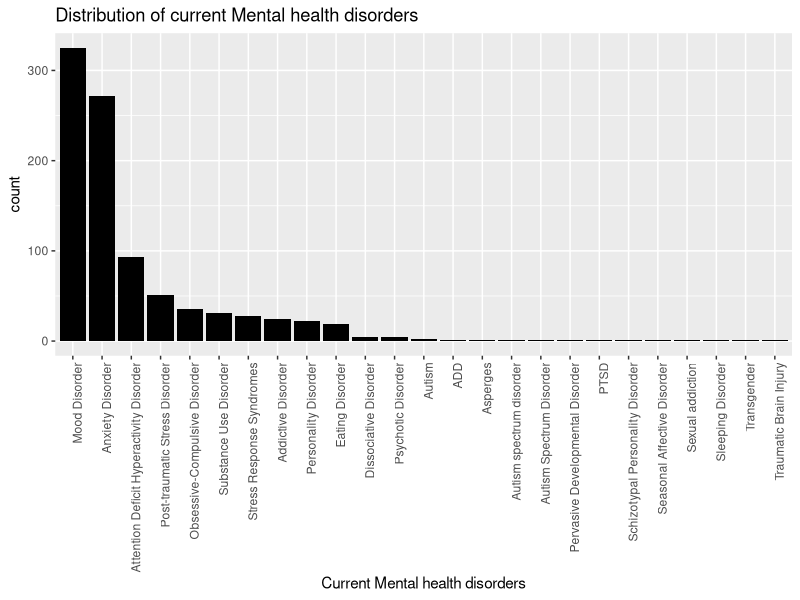
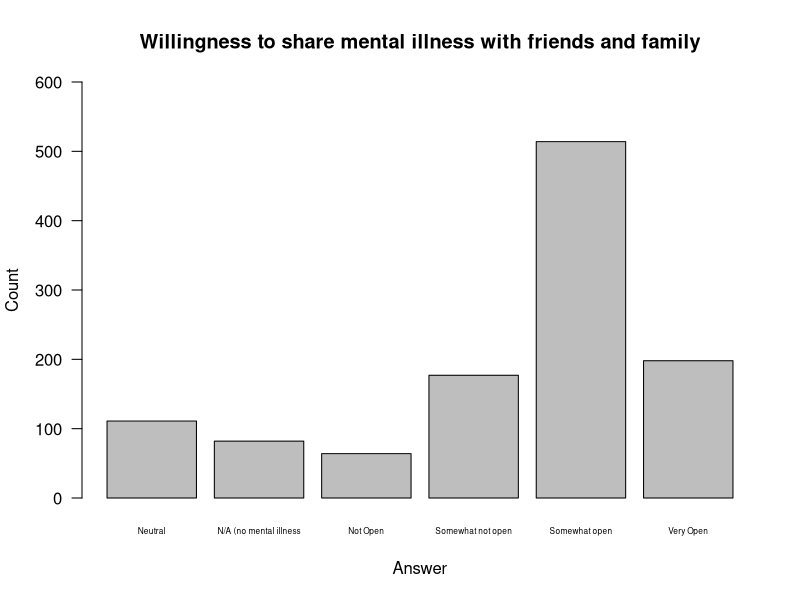
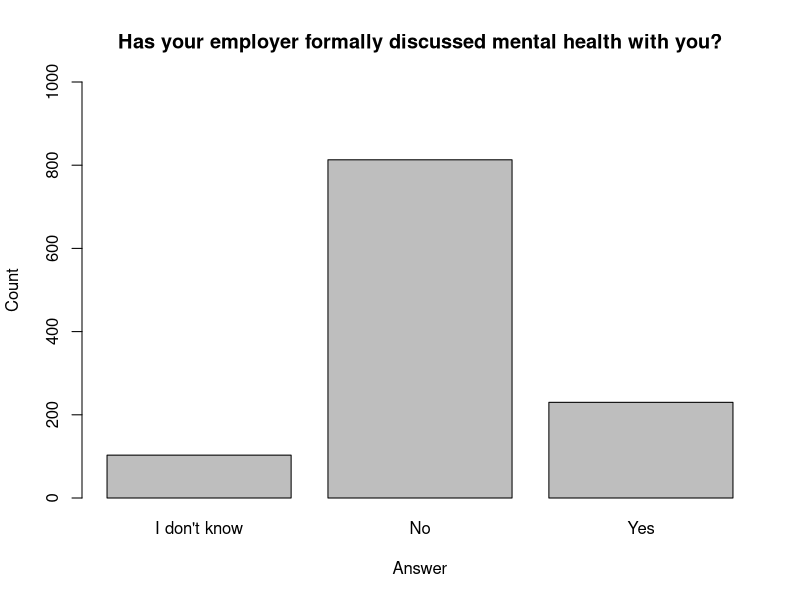
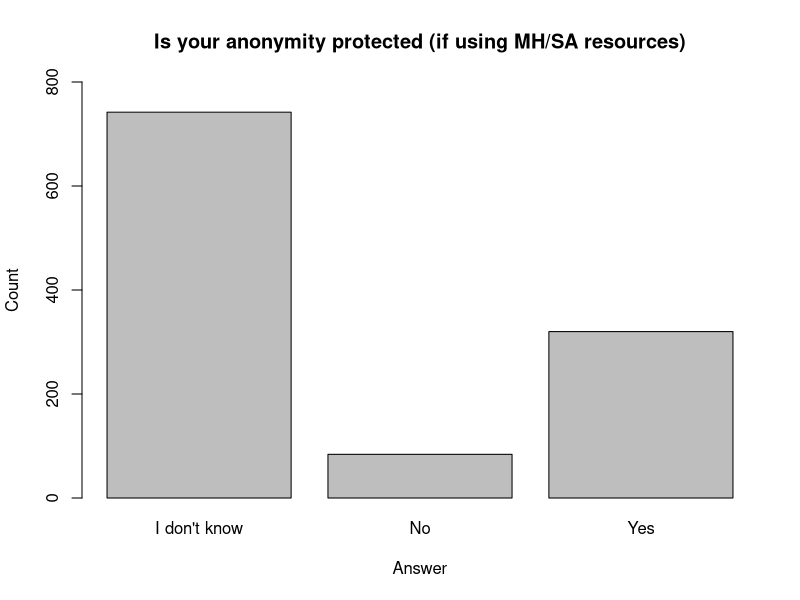
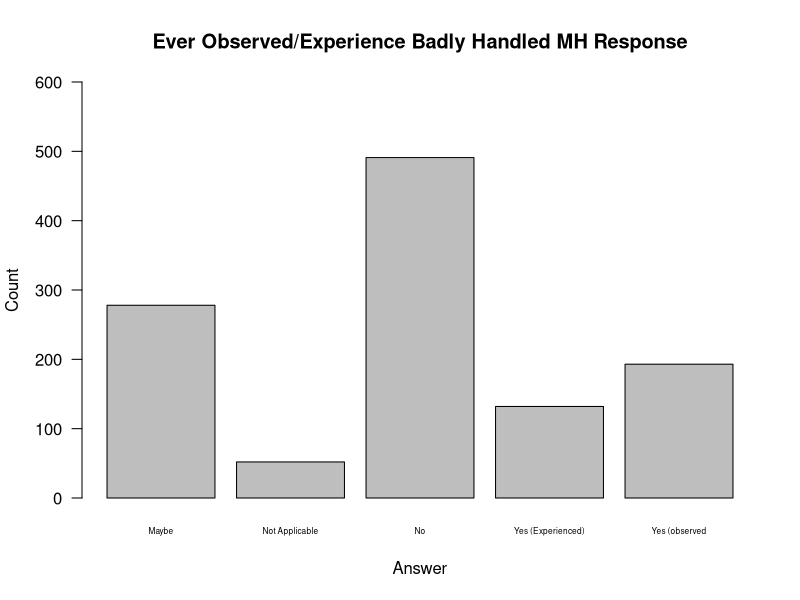
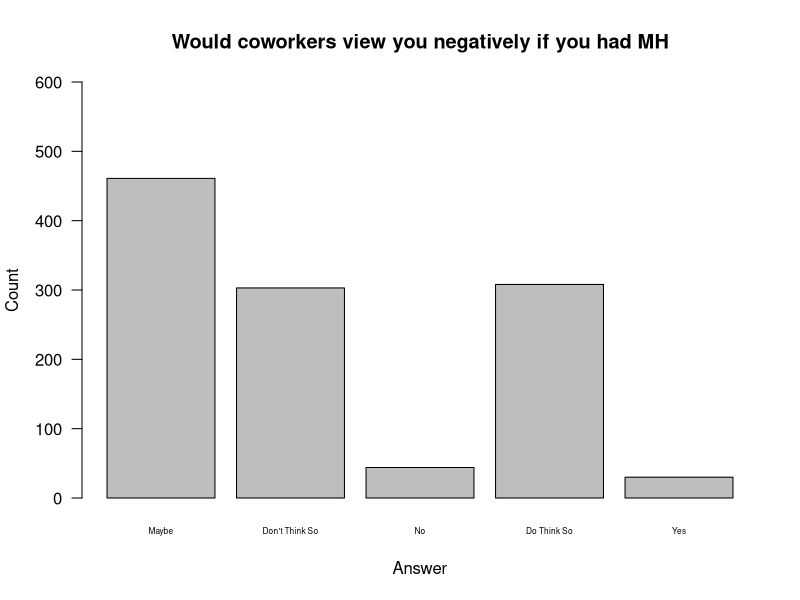
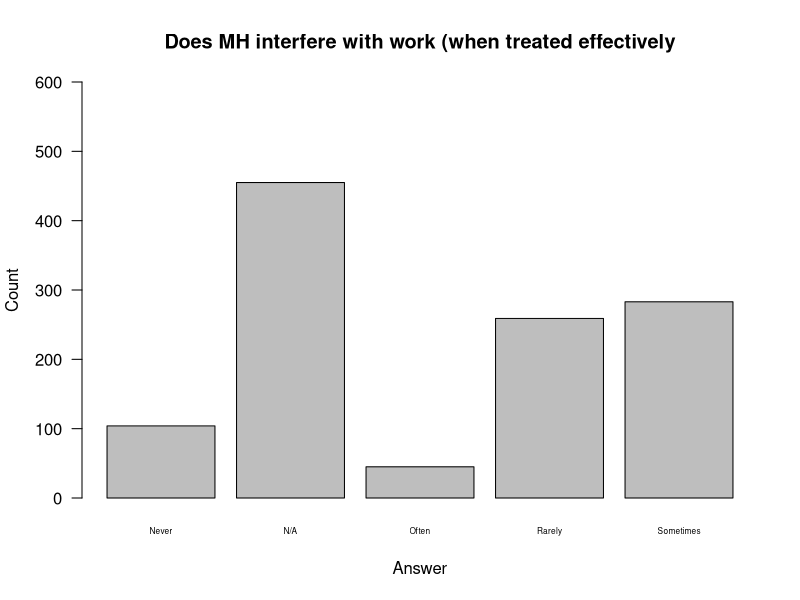
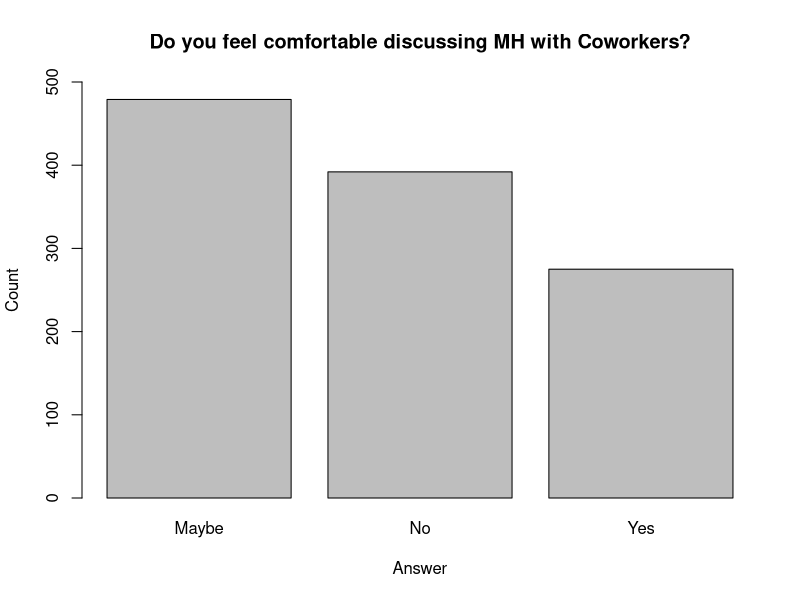

Recreate these plots in R, in order.
library(dplyr)
library(tidyr)
library(ggplot2)
health <- read.csv("mentalsurvey_clean.csv")
tmp = health %>% separate(mhd, 
                          sep = '\\|',
                          c('mhd_1', 'mhd_2', 'mhd_3', 'mhd_4', 'mhd_5',
                            'mhd_6', 'mhd_7', 'mhd_8', 'mhd_9'),
                          fill = 'right')


chk = tmp %>% select(matches('mhd_[1-9]'))
chk
# tmp2 = tmp %>% select(matches('mhd_[1-9]')) %>% mutate_all(.funs = 'as.factor')
# View(tmp2)

comb = as.vector(t(chk))
comb
comb1 = comb[comb != ""&!is.na(comb)]
comb1

disorders=sapply(strsplit(comb1, split = " \\("), `[`, 1)
dataf <- as.data.frame(matrix(disorders))
subdataf <- subset(dataf, disorders != "I haven\'t been formally diagnosed, so I felt uncomfortable answering, but Social Anxiety and Depression.")

View(subdataf)

reorder_size <- function(x) {
  factor(x, levels = names(sort(table(x), decreasing = TRUE)))
}

p <- ggplot(data=subdataf, aes(x = reorder_size(V1)))+
  geom_bar(fill = 'black')+
  theme(axis.text.x = element_text(angle = 90, hjust = 1))

p+xlab("Current Mental health disorders")+ggtitle("Distribution of current Mental health disorders")

count_disorder <-data.frame(count(subdataf, V1, sort = TRUE))
View(count_disorder)

#combi = na.action(comb,rm)

# tmp2 %>% select(matches('mhd_[1-9]')) %>% str()
# tmp_newrow = tmp2 %>% unite(disorders,sep = '',remove =TRUE)
# View(tmp_newrow)

# typeof(health$mhd)
# tmp1 = separate_rows(health,mhd,sep = '\\|')
# tmp4 = as.character(health$mhd)
# tmp3 = strsplit(tmp4, "\\|")
# tmp3

#Do a table showing answers to question: "How many employees does your company or organization have"
table(health$How.many.employees.does.your.company.or.organization.have)

#Do a table showing answers to question: "How willing would you be to share with friends and family that you have a mental illness?"
table(health$How.willing.would.you.be.to.share.with.friends.and.family.that.you.have.a.mental.illness.)
#Do a barplot showing answers to question: ""How willing would you be to share with friends and family that you have a mental illness?"
barplot(table(health$How.willing.would.you.be.to.share.with.friends.and.family.that.you.have.a.mental.illness.), main = "Willingness to share mental illness with friends and family", names.arg=c("Neutral", "N/A (no mental illness", "Not Open", "Somewhat not open", "Somewhat open", "Very Open"), xlab = "Answer", ylab = "Count", ylim=c(0,600), las = 1, cex.names=0.5)

#Do a table showing answers to question: "Has your employer ever formally discussed mental health (for example, as part of a wellness campaign or other official communication)?"
table(health$Has.your.employer.ever.formally.discussed.mental.health..for.example..as.part.of.a.wellness.campaign.or.other.official.communication..)
#Do a barplot showing answers to question: "Has your employer ever formally discussed mental health (for example, as part of a wellness campaign or other official communication)?"
barplot(table(health$Has.your.employer.ever.formally.discussed.mental.health..for.example..as.part.of.a.wellness.campaign.or.other.official.communication..), main = "Has your employer formally discussed mental health with you?", xlab = "Answer", ylab = "Count", ylim=c(0,1000))

#Do a table showing answers to question: "Is your anonymity protected if you choose to take advantage of mental health or substance abuse treatment resources provided by your employer?"
table(health$Is.your.anonymity.protected.if.you.choose.to.take.advantage.of.mental.health.or.substance.abuse.treatment.resources.provided.by.your.employer.)
#Do a barplot showing answers to question: "Is your anonymity protected if you choose to take advantage of mental health or substance abuse treatment resources provided by your employer?"
barplot(table(health$Is.your.anonymity.protected.if.you.choose.to.take.advantage.of.mental.health.or.substance.abuse.treatment.resources.provided.by.your.employer.), main = "Is your anonymity protected (if using MH/SA resources)", xlab = "Answer", ylab = "Count", ylim=c(0,800))

#Do a table showing answers to question: "Have you observed or experienced an unsupportive or badly handled response to a mental health issue in your current or previous workplace?"
table(health$Have.you.observed.or.experienced.an.unsupportive.or.badly.handled.response.to.a.mental.health.issue.in.your.current.or.previous.workplace.)
#Do a barplot showing answers to question: "Have you observed or experienced an unsupportive or badly handled response to a mental health issue in your current or previous workplace?"
barplot(table(health$Have.you.observed.or.experienced.an.unsupportive.or.badly.handled.response.to.a.mental.health.issue.in.your.current.or.previous.workplace.), main = "Ever Observed/Experience Badly Handled MH Response", names.arg=c("Maybe", "Not Applicable", "No", "Yes (Experienced)", "Yes (observed"), xlab = "Answer", ylab = "Count", ylim=c(0,600), las = 1, cex.names=0.5)

#Do a table showing answers to question: "Do you think that team members/co-workers would view you more negatively if they knew you suffered from a mental health issue?"
table(health$Do.you.think.that.team.members.co.workers.would.view.you.more.negatively.if.they.knew.you.suffered.from.a.mental.health.issue.)
#Do a barplot showing answers to question: "Do you think that team members/co-workers would view you more negatively if they knew you suffered from a mental health issue?"
barplot(table(health$Do.you.think.that.team.members.co.workers.would.view.you.more.negatively.if.they.knew.you.suffered.from.a.mental.health.issue.), main = "Would coworkers view you negatively if you had MH", names.arg=c("Maybe", "Don't Think So", "No", "Do Think So", "Yes"), xlab = "Answer", ylab = "Count", ylim=c(0,600), las = 1.5, cex.names=0.5)

#Do a table showing answers to quetsion: "If you have a mental health issue, do you feel that it interferes with your work when being treated effectively?"
table(health$If.you.have.a.mental.health.issue..do.you.feel.that.it.interferes.with.your.work.when.being.treated.effectively.)
#Do a barplot showing answers to quetsion: "If you have a mental health issue, do you feel that it interferes with your work when being treated effectively?"
barplot(table(health$If.you.have.a.mental.health.issue..do.you.feel.that.it.interferes.with.your.work.when.being.treated.effectively.), main = "Does MH interfere with work (when treated effectively", names.arg=c("Never", "N/A", "Often", "Rarely", "Sometimes"), xlab = "Answer", ylab = "Count", ylim=c(0,600), las = 1.5, cex.names=0.5)

#Do a table showing answers to question: "Would you feel comfortable discussing a mental health disorder with your coworkers?"
table(health$Would.you.feel.comfortable.discussing.a.mental.health.disorder.with.your.coworkers.)
#Do a barplot showing answers to question: "Would you feel comfortable discussing a mental health disorder with your coworkers?"
barplot(table(health$Would.you.feel.comfortable.discussing.a.mental.health.disorder.with.your.coworkers.), main = "Do you feel comfortable discussing MH with Coworkers?", xlab = "Answer", ylab = "Count", ylim=c(0,500))

#COMPANY SIZE AND PROVISION OF BENEFITS

#Do a crosstab table showing provision of health benefits by company size
table(health$How.many.employees.does.your.company.or.organization.have., health$Does.your.employer.provide.mental.health.benefits.as.part.of.healthcare.coverage.)

#Do a crosstab table showing whether employers discuss MH by company size
table(health$How.many.employees.does.your.company.or.organization.have., health$Has.your.employer.ever.formally.discussed.mental.health..for.example..as.part.of.a.wellness.campaign.or.other.official.communication..)

#Do a crosstab table showing whether employers provide other resources by company size
table(health$How.many.employees.does.your.company.or.organization.have., health$Does.your.employer.offer.resources.to.learn.more.about.mental.health.concerns.and.options.for.seeking.help.)


#POSSIBLE FACTORS IN WHETHER EMPLOYEE FEELS ASKING FOR LEAVE WOULD BE DIFFICULT

#Answers by Gender (crosstab table)
ELDbG <- table(health$If.a.mental.health.issue.prompted.you.to.request.a.medical.leave.from.work..asking.for.that.leave.would.be., health$gender)
ELDbG
#Proportions (as column percentages)
prop.table(ELDbG, 2)
#Chi-Squared (We get a warning that the approximation may be incorrect, likely b/c the other values are small)
chisq.test(ELDbG)

#Answers by Company Size (crosstab table)
ELDbCS <- table(health$If.a.mental.health.issue.prompted.you.to.request.a.medical.leave.from.work..asking.for.that.leave.would.be., health$How.many.employees.does.your.company.or.organization.have.)
ELDbCS
#Proportions (as column percentages)
prop.table(ELDbCS, 2)
#Chi-Squared (Small P Value)
chisq.test(ELDbCS)

#Answers by Mental Health Benefit Provision (crosstab table)
ELDbMHB <- table(health$If.a.mental.health.issue.prompted.you.to.request.a.medical.leave.from.work..asking.for.that.leave.would.be., health$Does.your.employer.provide.mental.health.benefits.as.part.of.healthcare.coverage.)
ELDbMHB
#Proportions (as column percentages)
prop.table(ELDbMHB, 2)
#Chi-Squared (Small P Value)
chisq.test(ELDbMHB)

#Answers by If Employer Discussed Mental Health (crosstab table)
ELDbEDM <- table(health$If.a.mental.health.issue.prompted.you.to.request.a.medical.leave.from.work..asking.for.that.leave.would.be., health$Has.your.employer.ever.formally.discussed.mental.health..for.example..as.part.of.a.wellness.campaign.or.other.official.communication..)
ELDbEDM
#Proportions (as column percentages)
prop.table(ELDbEDM, 2)
#Chi-Squared (Relatively small p value, but we might want to set it at p=01 for chi-squared)
chisq.test(ELDbEDM)

#Answers by If Employer Offers Other Resources (crosstab table)
ELDbEOR <- table(health$If.a.mental.health.issue.prompted.you.to.request.a.medical.leave.from.work..asking.for.that.leave.would.be., health$Does.your.employer.offer.resources.to.learn.more.about.mental.health.concerns.and.options.for.seeking.help.)
ELDbEOR
#Proportions (as column percentages)
prop.table(ELDbEOR, 2)
#Chi-Squared (Small p value)
chisq.test(ELDbEOR)

#Answers by Experience With Poor Response (crosstab table)
ELDbPR <- table(health$If.a.mental.health.issue.prompted.you.to.request.a.medical.leave.from.work..asking.for.that.leave.would.be., health$Have.you.observed.or.experienced.an.unsupportive.or.badly.handled.response.to.a.mental.health.issue.in.your.current.or.previous.workplace.)
ELDbPR
#Proportions (as column percentages)
prop.table(ELDbPR, 2)
#Chi-Squared (Small p value)
chisq.test(ELDbPR)


#POSSIBLE FACTORS IN COMFORT WITH DISCUSSING MH WITH SUPERVISORS

#Answers by Gender (Counts)
MHbG <- table(health$Would.you.feel.comfortable.discussing.a.mental.health.disorder.with.your.direct.supervisor.s.., health$gender)
MHbG
#Proportions (as column percentages)
prop.table(MHbG, 2)
#Chi-Squared (the p value is very large, which indicates that differences among genders is probably not significant)
chisq.test(MHbG)

#Answers by Company Size (crosstab table)
MHbCS <- table(health$Would.you.feel.comfortable.discussing.a.mental.health.disorder.with.your.direct.supervisor.s.., health$How.many.employees.does.your.company.or.organization.have.)
MHbCS
#Proportions (as column percentages)
prop.table(MHbCS, 2)
#Chi-Squared (the p value is just over .05 which means it is probably not significant)
chisq.test(MHbCS)

#Answers by Mental Health Benefit Provision (crosstab table)
MHbMHB <- table(health$Would.you.feel.comfortable.discussing.a.mental.health.disorder.with.your.direct.supervisor.s.., health$Does.your.employer.provide.mental.health.benefits.as.part.of.healthcare.coverage.)
MHbMHB
#Proportions (as column percentages)
prop.table(MHbMHB, 2)
#Chi-Squared (the p value is very small, but I don't know if Chi-Squared is good for a large dataset)
chisq.test(MHbMHB)

#Answers by If Employer Discussed Mental Health (crosstab table)
MHbEDM <- table(health$Would.you.feel.comfortable.discussing.a.mental.health.disorder.with.your.direct.supervisor.s.., health$Has.your.employer.ever.formally.discussed.mental.health..for.example..as.part.of.a.wellness.campaign.or.other.official.communication..)
MHbEDM
#Proportions (as column percentages)
prop.table(MHbEDM, 2)
#Chi-Squared (the p value is very small, but I don't know if Chi-Squared is good for a large dataset)
chisq.test(MHbEDM)

#Answers by If Employer Offers Other Resources (crosstab table)
MHbEOR <- table(health$Would.you.feel.comfortable.discussing.a.mental.health.disorder.with.your.direct.supervisor.s.., health$Does.your.employer.offer.resources.to.learn.more.about.mental.health.concerns.and.options.for.seeking.help.)
MHbEOR
#Proportions (as column percentages)
prop.table(MHbEOR, 2)
#Chi-Squared (the p value is very small, but I don't know if Chi-Squared is good for a large dataset)
chisq.test(MHbEOR)

#Answers by Experience With Poor Response (crosstab table)
MHbPR <- table(health$Would.you.feel.comfortable.discussing.a.mental.health.disorder.with.your.direct.supervisor.s.., health$Have.you.observed.or.experienced.an.unsupportive.or.badly.handled.response.to.a.mental.health.issue.in.your.current.or.previous.workplace.)
MHbPR
#Proportions (as column percentages)
prop.table(MHbPR, 2)
#Chi-Squared (the p value is very small, but I don't know if Chi-Squared is good for a large dataset)
chisq.test(MHbPR)

#POSSIBLE FACTORS IN COMFORT WITH DISCUSSING MH WITH COWORKERS

#Answers by Gender (crosstab table)
MHCbG <- table(health$Would.you.feel.comfortable.discussing.a.mental.health.disorder.with.your.coworkers., health$gender)
MHCbG
#Proportions (as column percentages)
prop.table(MHCbG, 2)
#Chi-Squared (the p value is large, which indicates differences among gender is not stat sig)
chisq.test(MHCbG)

#Answers by Company Size (crosstab table)
MHCbCS <- table(health$Would.you.feel.comfortable.discussing.a.mental.health.disorder.with.your.coworkers., health$How.many.employees.does.your.company.or.organization.have.)
MHCbCS
#Proportions (as column percentages)
prop.table(MHCbCS, 2)
#Chi-Squared (the p value is small)
chisq.test(MHCbCS)

#Answers by Mental Health Benefit Provision (crosstab table)
MHCbMHB <- table(health$Would.you.feel.comfortable.discussing.a.mental.health.disorder.with.your.coworkers., health$Does.your.employer.provide.mental.health.benefits.as.part.of.healthcare.coverage.)
MHCbMHB
#Proportions (as column percentages)
prop.table(MHCbMHB, 2)
#Chi-Squared (the p value is small)
chisq.test(MHCbMHB)

#Answers by If Employer Discussed Mental Health (crosstab table)
MHCbEDM <- table(health$Would.you.feel.comfortable.discussing.a.mental.health.disorder.with.your.coworkers., health$Has.your.employer.ever.formally.discussed.mental.health..for.example..as.part.of.a.wellness.campaign.or.other.official.communication..)
MHCbEDM
#Proportions (as column percentages)
prop.table(MHCbEDM, 2)
#Chi-Squared (the p value is small)
chisq.test(MHCbEDM)

#Answers by If Employer Offers Other Resources (crosstab table)
MHCbEOR <- table(health$Would.you.feel.comfortable.discussing.a.mental.health.disorder.with.your.coworkers., health$Does.your.employer.offer.resources.to.learn.more.about.mental.health.concerns.and.options.for.seeking.help.)
MHCbEOR
#Proportions (as column percentages)
prop.table(MHCbEOR, 2)
#Chi-Squared (the p value is small)
chisq.test(MHCbEOR)

#Answers by Experience With Poor Response (crosstab table)
MHCbPR <- table(health$Would.you.feel.comfortable.discussing.a.mental.health.disorder.with.your.coworkers., health$Have.you.observed.or.experienced.an.unsupportive.or.badly.handled.response.to.a.mental.health.issue.in.your.current.or.previous.workplace.)
MHCbPR
#Proportions (as column percentages)
prop.table(MHCbPR, 2)
#Chi-Squared (the p value is small)
chisq.test(MHCbPR)

#Answers by Perception Coworkers Will View You Negatively if you had MH issue
MHCbCN <- table(health$Would.you.feel.comfortable.discussing.a.mental.health.disorder.with.your.coworkers., health$Do.you.think.that.team.members.co.workers.would.view.you.more.negatively.if.they.knew.you.suffered.from.a.mental.health.issue.)
MHCbCN
#Proportions (as column percentages)
prop.table(MHCbCN, 2)
#Chi-Squared (the p value is small)
chisq.test(MHCbCN)

#write.csv(tmp, "mentalsurvey_separator.csv", row.names=FALSE)



